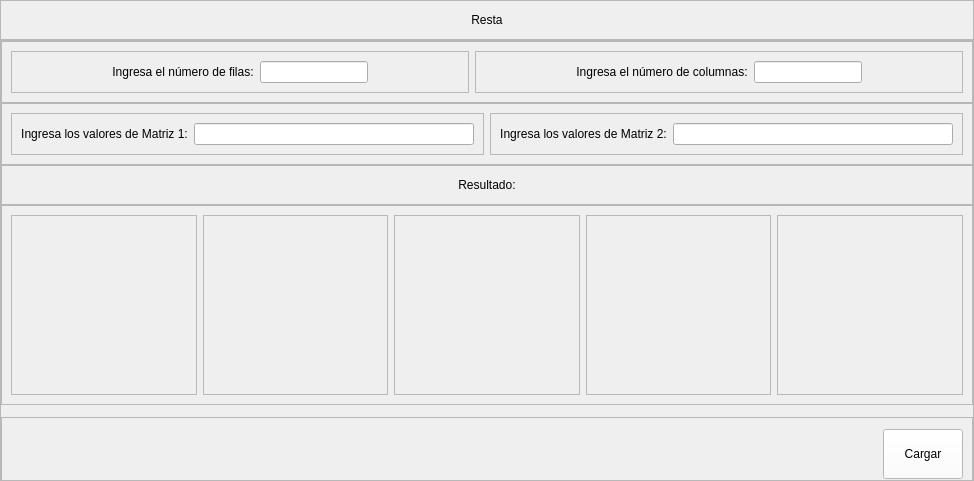
                         <widget class="QWidget" name="page_operaciones_resta">
                          <layout class="QVBoxLayout" name="verticalLayout_14">
                           <property name="spacing">
                            <number>0</number>
                           </property>
                           <property name="leftMargin">
                            <number>0</number>
                           </property>
                           <property name="topMargin">
                            <number>0</number>
                           </property>
                           <property name="rightMargin">
                            <number>0</number>
                           </property>
                           <property name="bottomMargin">
                            <number>0</number>
                           </property>
                           <item>
                            <widget class="QFrame" name="frame_14">
                             <property name="minimumSize">
                              <size>
                               <width>0</width>
                               <height>40</height>
                              </size>
                             </property>
                             <property name="maximumSize">
                              <size>
                               <width>16777215</width>
                               <height>45</height>
                              </size>
                             </property>
                             <property name="frameShape">
                              <enum>QFrame::StyledPanel</enum>
                             </property>
                             <property name="frameShadow">
                              <enum>QFrame::Raised</enum>
                             </property>
                             <layout class="QVBoxLayout" name="verticalLayout_13">
                              <item>
                               <widget class="QLabel" name="label_4">
                                <property name="styleSheet">
                                 <string notr="true">font: 75 10pt &quot;Open Sans Semibold&quot;</string>
                                </property>
                                <property name="text">
                                 <string>Resta</string>
                                </property>
                                <property name="alignment">
                                 <set>Qt::AlignCenter</set>
                                </property>
                               </widget>
                              </item>
                             </layout>
                            </widget>
                           </item>
                           <item>
                            <widget class="QFrame" name="frame_15">
                             <property name="frameShape">
                              <enum>QFrame::StyledPanel</enum>
                             </property>
                             <property name="frameShadow">
                              <enum>QFrame::Raised</enum>
                             </property>
                             <layout class="QVBoxLayout" name="verticalLayout_18">
                              <property name="spacing">
                               <number>0</number>
                              </property>
                              <property name="leftMargin">
                               <number>0</number>
                              </property>
                              <property name="topMargin">
                               <number>0</number>
                              </property>
                              <property name="rightMargin">
                               <number>0</number>
                              </property>
                              <property name="bottomMargin">
                               <number>0</number>
                              </property>
                              <item>
                               <widget class="QFrame" name="frame_24">
                                <property name="frameShape">
                                 <enum>QFrame::StyledPanel</enum>
                                </property>
                                <property name="frameShadow">
                                 <enum>QFrame::Raised</enum>
                                </property>
                                <layout class="QHBoxLayout" name="horizontalLayout_19">
                                 <item>
                                  <widget class="QFrame" name="frame_33">
                                   <property name="frameShape">
                                    <enum>QFrame::StyledPanel</enum>
                                   </property>
                                   <property name="frameShadow">
                                    <enum>QFrame::Raised</enum>
                                   </property>
                                   <layout class="QHBoxLayout" name="horizontalLayout_20">
                                    <property name="leftMargin">
                                     <number>100</number>
                                    </property>
                                    <property name="rightMargin">
                                     <number>100</number>
                                    </property>
                                    <item>
                                     <widget class="QLabel" name="label_12">
                                      <property name="styleSheet">
                                       <string notr="true">font: 75 9pt &quot;Open Sans Semibold&quot;</string>
                                      </property>
                                      <property name="text">
                                       <string>Ingresa el número de filas:</string>
                                      </property>
                                      <property name="alignment">
                                       <set>Qt::AlignCenter</set>
                                      </property>
                                     </widget>
                                    </item>
                                    <item>
                                     <widget class="QLineEdit" name="le_filas_2">
                                      <property name="styleSheet">
                                       <string notr="true">font: 75 8pt &quot;Open Sans Semibold&quot;</string>
                                      </property>
                                     </widget>
                                    </item>
                                   </layout>
                                  </widget>
                                 </item>
                                 <item>
                                  <widget class="QFrame" name="frame_34">
                                   <property name="frameShape">
                                    <enum>QFrame::StyledPanel</enum>
                                   </property>
                                   <property name="frameShadow">
                                    <enum>QFrame::Raised</enum>
                                   </property>
                                   <layout class="QHBoxLayout" name="horizontalLayout_21">
                                    <property name="leftMargin">
                                     <number>100</number>
                                    </property>
                                    <property name="rightMargin">
                                     <number>100</number>
                                    </property>
                                    <item>
                                     <widget class="QLabel" name="label_13">
                                      <property name="styleSheet">
                                       <string notr="true">font: 75 9pt &quot;Open Sans Semibold&quot;</string>
                                      </property>
                                      <property name="text">
                                       <string>Ingresa el número de columnas:</string>
                                      </property>
                                      <property name="alignment">
                                       <set>Qt::AlignCenter</set>
                                      </property>
                                     </widget>
                                    </item>
                                    <item>
                                     <widget class="QLineEdit" name="le_columnas_2">
                                      <property name="styleSheet">
                                       <string notr="true">font: 75 8pt &quot;Open Sans Semibold&quot;</string>
                                      </property>
                                     </widget>
                                    </item>
                                   </layout>
                                  </widget>
                                 </item>
                                </layout>
                               </widget>
                              </item>
                              <item>
                               <widget class="QFrame" name="frame_43">
                                <property name="frameShape">
                                 <enum>QFrame::StyledPanel</enum>
                                </property>
                                <property name="frameShadow">
                                 <enum>QFrame::Raised</enum>
                                </property>
                                <layout class="QHBoxLayout" name="horizontalLayout_30">
                                 <item>
                                  <widget class="QFrame" name="frame_44">
                                   <property name="frameShape">
                                    <enum>QFrame::StyledPanel</enum>
                                   </property>
                                   <property name="frameShadow">
                                    <enum>QFrame::Raised</enum>
                                   </property>
                                   <layout class="QHBoxLayout" name="horizontalLayout_31">
                                    <item>
                                     <widget class="QLabel" name="label_14">
                                      <property name="styleSheet">
                                       <string notr="true">font: 75 9pt &quot;Open Sans Semibold&quot;</string>
                                      </property>
                                      <property name="text">
                                       <string>Ingresa los valores de Matriz 1:</string>
                                      </property>
                                      <property name="alignment">
                                       <set>Qt::AlignCenter</set>
                                      </property>
                                     </widget>
                                    </item>
                                    <item>
                                     <widget class="QLineEdit" name="le_m1_2">
                                      <property name="styleSheet">
                                       <string notr="true">font: 75 8pt &quot;Open Sans Semibold&quot;</string>
                                      </property>
                                      <property name="text">
                                       <string/>
                                      </property>
                                     </widget>
                                    </item>
                                   </layout>
                                  </widget>
                                 </item>
                                 <item>
                                  <widget class="QFrame" name="frame_45">
                                   <property name="frameShape">
                                    <enum>QFrame::StyledPanel</enum>
                                   </property>
                                   <property name="frameShadow">
                                    <enum>QFrame::Raised</enum>
                                   </property>
                                   <layout class="QHBoxLayout" name="horizontalLayout_32">
                                    <item>
                                     <widget class="QLabel" name="label_15">
                                      <property name="styleSheet">
                                       <string notr="true">font: 75 9pt &quot;Open Sans Semibold&quot;</string>
                                      </property>
                                      <property name="text">
                                       <string>Ingresa los valores de Matriz 2:</string>
                                      </property>
                                      <property name="alignment">
                                       <set>Qt::AlignCenter</set>
                                      </property>
                                     </widget>
                                    </item>
                                    <item>
                                     <widget class="QLineEdit" name="le_m2_2">
                                      <property name="styleSheet">
                                       <string notr="true">font: 75 8pt &quot;Open Sans Semibold&quot;</string>
                                      </property>
                                     </widget>
                                    </item>
                                   </layout>
                                  </widget>
                                 </item>
                                </layout>
                               </widget>
                              </item>
                              <item>
                               <widget class="QFrame" name="frame_41">
                                <property name="minimumSize">
                                 <size>
                                  <width>0</width>
                                  <height>40</height>
                                 </size>
                                </property>
                                <property name="maximumSize">
                                 <size>
                                  <width>16777215</width>
                                  <height>40</height>
                                 </size>
                                </property>
                                <property name="frameShape">
                                 <enum>QFrame::StyledPanel</enum>
                                </property>
                                <property name="frameShadow">
                                 <enum>QFrame::Raised</enum>
                                </property>
                                <layout class="QHBoxLayout" name="horizontalLayout_28">
                                 <item>
                                  <widget class="QLabel" name="label_7">
                                   <property name="styleSheet">
                                    <string notr="true">font: 75 10pt &quot;Open Sans Semibold&quot;</string>
                                   </property>
                                   <property name="text">
                                    <string>Resultado:</string>
                                   </property>
                                   <property name="alignment">
                                    <set>Qt::AlignCenter</set>
                                   </property>
                                  </widget>
                                 </item>
                                </layout>
                               </widget>
                              </item>
                              <item>
                               <widget class="QFrame" name="frame_35">
                                <property name="minimumSize">
                                 <size>
                                  <width>0</width>
                                  <height>200</height>
                                 </size>
                                </property>
                                <property name="frameShape">
                                 <enum>QFrame::StyledPanel</enum>
                                </property>
                                <property name="frameShadow">
                                 <enum>QFrame::Raised</enum>
                                </property>
                                <layout class="QHBoxLayout" name="horizontalLayout_22">
                                 <item>
                                  <widget class="QFrame" name="frame_36">
                                   <property name="frameShape">
                                    <enum>QFrame::StyledPanel</enum>
                                   </property>
                                   <property name="frameShadow">
                                    <enum>QFrame::Raised</enum>
                                   </property>
                                   <layout class="QHBoxLayout" name="horizontalLayout_23">
                                    <item>
                                     <widget class="QLabel" name="lbl_m1_2">
                                      <property name="styleSheet">
                                       <string notr="true">font: 75 12.5pt &quot;Open Sans Semibold&quot;</string>
                                      </property>
                                      <property name="text">
                                       <string/>
                                      </property>
                                      <property name="alignment">
                                       <set>Qt::AlignCenter</set>
                                      </property>
                                     </widget>
                                    </item>
                                   </layout>
                                  </widget>
                                 </item>
                                 <item>
                                  <widget class="QFrame" name="frame_37">
                                   <property name="frameShape">
                                    <enum>QFrame::StyledPanel</enum>
                                   </property>
                                   <property name="frameShadow">
                                    <enum>QFrame::Raised</enum>
                                   </property>
                                   <layout class="QHBoxLayout" name="horizontalLayout_24">
                                    <item>
                                     <widget class="QLabel" name="lbl_menos_2">
                                      <property name="styleSheet">
                                       <string notr="true">font: 75 15pt &quot;Open Sans Semibold&quot;</string>
                                      </property>
                                      <property name="text">
                                       <string/>
                                      </property>
                                      <property name="alignment">
                                       <set>Qt::AlignCenter</set>
                                      </property>
                                     </widget>
                                    </item>
                                   </layout>
                                  </widget>
                                 </item>
                                 <item>
                                  <widget class="QFrame" name="frame_38">
                                   <property name="frameShape">
                                    <enum>QFrame::StyledPanel</enum>
                                   </property>
                                   <property name="frameShadow">
                                    <enum>QFrame::Raised</enum>
                                   </property>
                                   <layout class="QHBoxLayout" name="horizontalLayout_25">
                                    <item>
                                     <widget class="QLabel" name="lbl_m2_2">
                                      <property name="styleSheet">
                                       <string notr="true">font: 75 12.5pt &quot;Open Sans Semibold&quot;</string>
                                      </property>
                                      <property name="text">
                                       <string/>
                                      </property>
                                      <property name="alignment">
                                       <set>Qt::AlignCenter</set>
                                      </property>
                                     </widget>
                                    </item>
                                   </layout>
                                  </widget>
                                 </item>
                                 <item>
                                  <widget class="QFrame" name="frame_39">
                                   <property name="frameShape">
                                    <enum>QFrame::StyledPanel</enum>
                                   </property>
                                   <property name="frameShadow">
                                    <enum>QFrame::Raised</enum>
                                   </property>
                                   <layout class="QHBoxLayout" name="horizontalLayout_26">
                                    <item>
                                     <widget class="QLabel" name="lbl_igual_2">
                                      <property name="styleSheet">
                                       <string notr="true">font: 75 15pt &quot;Open Sans Semibold&quot;</string>
                                      </property>
                                      <property name="text">
                                       <string/>
                                      </property>
                                      <property name="alignment">
                                       <set>Qt::AlignCenter</set>
                                      </property>
                                     </widget>
                                    </item>
                                   </layout>
                                  </widget>
                                 </item>
                                 <item>
                                  <widget class="QFrame" name="frame_40">
                                   <property name="frameShape">
                                    <enum>QFrame::StyledPanel</enum>
                                   </property>
                                   <property name="frameShadow">
                                    <enum>QFrame::Raised</enum>
                                   </property>
                                   <layout class="QHBoxLayout" name="horizontalLayout_27">
                                    <item>
                                     <widget class="QLabel" name="lbl_resultado_2">
                                      <property name="styleSheet">
                                       <string notr="true">font: 75 12.5pt &quot;Open Sans Semibold&quot;</string>
                                      </property>
                                      <property name="text">
                                       <string/>
                                      </property>
                                      <property name="alignment">
                                       <set>Qt::AlignCenter</set>
                                      </property>
                                     </widget>
                                    </item>
                                   </layout>
                                  </widget>
                                 </item>
                                </layout>
                               </widget>
                              </item>
                              <item>
                               <widget class="QFrame" name="frame_42">
                                <property name="minimumSize">
                                 <size>
                                  <width>0</width>
                                  <height>75</height>
                                 </size>
                                </property>
                                <property name="maximumSize">
                                 <size>
                                  <width>16777215</width>
                                  <height>50</height>
                                 </size>
                                </property>
                                <property name="frameShape">
                                 <enum>QFrame::StyledPanel</enum>
                                </property>
                                <property name="frameShadow">
                                 <enum>QFrame::Raised</enum>
                                </property>
                                <layout class="QHBoxLayout" name="horizontalLayout_29">
                                 <item>
                                  <spacer name="horizontalSpacer_2">
                                   <property name="orientation">
                                    <enum>Qt::Horizontal</enum>
                                   </property>
                                   <property name="sizeHint" stdset="0">
                                    <size>
                                     <width>857</width>
                                     <height>20</height>
                                    </size>
                                   </property>
                                  </spacer>
                                 </item>
                                 <item>
                                  <widget class="QPushButton" name="btn_resultado_resta">
                                   <property name="minimumSize">
                                    <size>
                                     <width>0</width>
                                     <height>50</height>
                                    </size>
                                   </property>
                                   <property name="styleSheet">
                                    <string notr="true">QFrame{
background-color: rgb(51, 157, 255);
}

QPushButton{
color: rgb(0, 0, 0);
background-color: rgb(255, 255, 255);
font: 75 9pt &quot;Open Sans Semibold&quot;
}

QPushButton:hover{
color: rgb(255, 255, 255);
background-color: rgb(207, 178, 132);
font: 75 10pt  &quot;Open Sans Semibold&quot;
}</string>
                                   </property>
                                   <property name="text">
                                    <string>Cargar</string>
                                   </property>
                                  </widget>
                                 </item>
                                </layout>
                               </widget>
                              </item>
                             </layout>
                            </widget>
                           </item>
                          </layout>
                         </widget>
